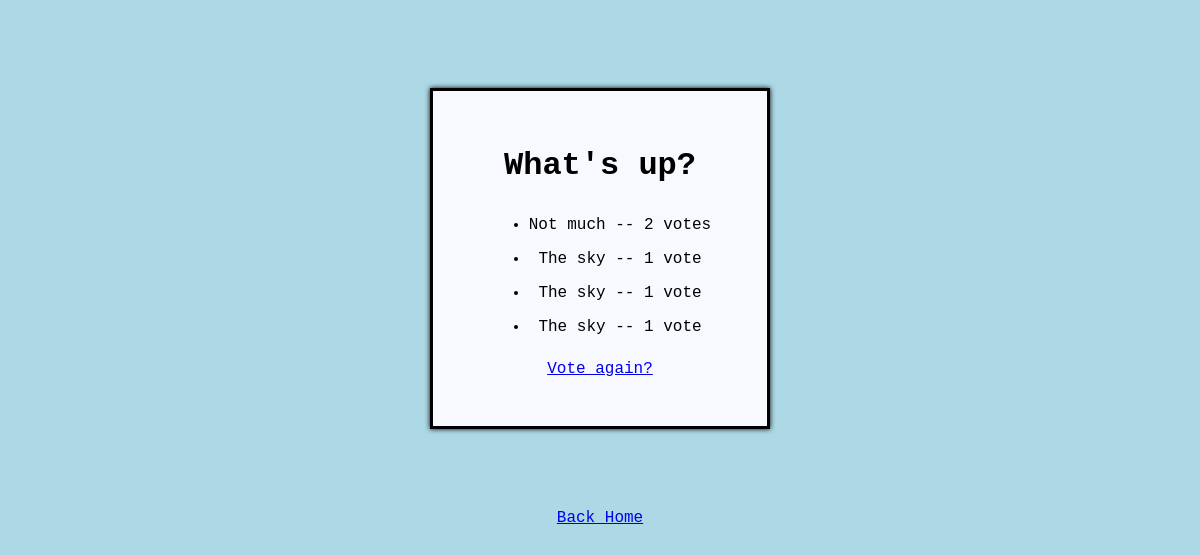
Page /polls/1/results/ on the committed database.
### polls/models.py (models this page shows, shortened)
class Question(models.Model):
    question_text = models.CharField(max_length=200)
    pub_date = models.DateTimeField('date published')

class Choice(models.Model):
    question = models.ForeignKey(Question, on_delete=models.CASCADE)
    choice_text = models.CharField(max_length=200)
    votes = models.IntegerField(default=0)

### polls/views.py (the view)
# urls.py: path('<int:pk>/results/', views.ResultsView.as_view(), name='results'),
class ResultsView(generic.DetailView):
    model = Question
    template_name = 'polls/results.html'

### polls/templates/polls/results.html
{%  load static %}
<link rel="stylesheet" type="text/css" href="{% static 'polls/style.css' %}">
<div class="center results" id="choice">
<h1>{{ question.question_text }}</h1>
<ul>
{% for choice in question.choice_set.all %}
    <li>{{ choice.choice_text }} -- {{ choice.votes }} vote{{ choice.votes|pluralize }}</li>
{% endfor %}
</ul>
<a href="{% url 'polls:detail' question.id %}">Vote again?</a>
</div>
<a href="{% url 'polls:index' %}"> Back Home </a>

### polls/static/polls/style.css (style rules this page uses)
* { font-family: "IBM Plex Mono", monospace; }
h1 { margin: 0 0 1vh; }
a { margin: 0 auto; }
.center { margin: 0 auto; border: black solid 3px; text-align: center; display: flex; flex-direction: column; justify-content: center; width: min-content; background-color: ghostwhite; padding: 5vh 5vh; box-shadow: 0 0 5px black; }
ul { margin: 0; width: max-content; text-align: left; }
li { margin: 2vh; }
#choice { margin-top: 10vh; width: auto; }
#choice a { margin: 1vh; justify-content: space-evenly; }
.results * { margin: 2vh; }
.results ul { margin: 0 auto; text-align: center; }

### rows in the picture
Question: question_text "What's up?"
Choice: choice_text "Not much", votes "2"
Choice: choice_text "The sky", votes "1"
Choice: choice_text "The sky", votes "1"
Choice: choice_text "The sky", votes "1"
